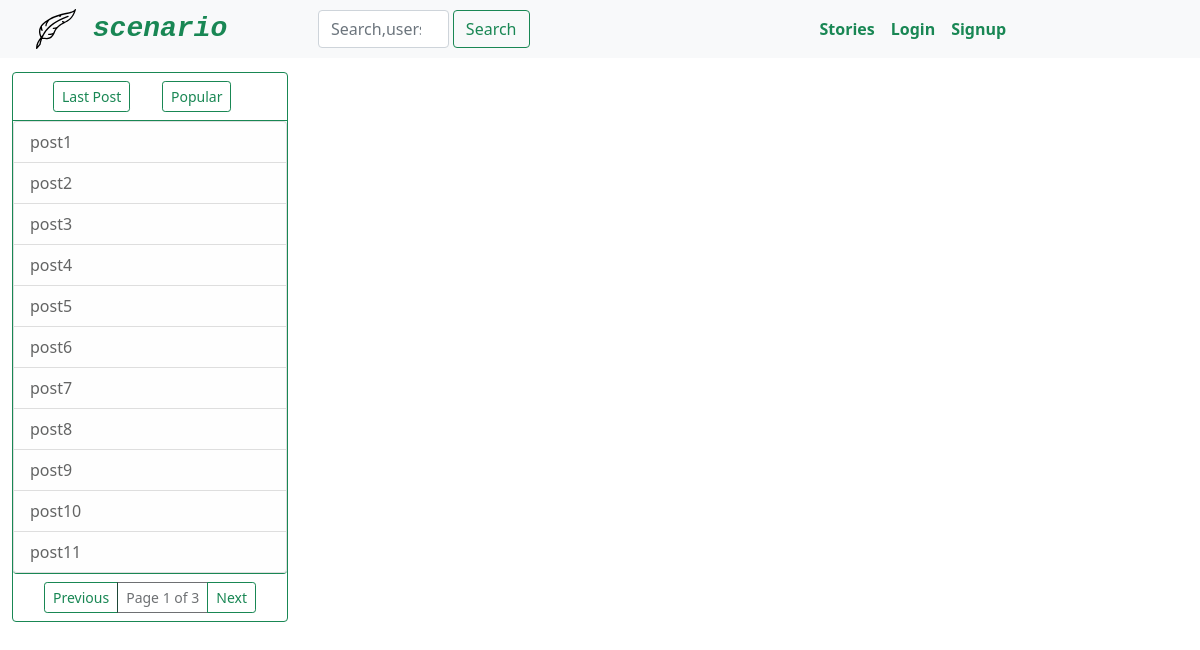
Page /mlposts/ on the committed database.
### story/models.py (models this page shows, shortened)
class Post(models.Model):
    STATUS_CHOICES = (
        ('draft', 'Draft'),
        ('published', 'Published')
    )
    title = models.CharField(max_length=200, unique=True)
    slug = models.SlugField(max_length=200, unique_for_date='publish',
                            allow_unicode=True)
    author = models.ForeignKey(User, on_delete=models.CASCADE,
                                related_name='author_posts')
    body = models.TextField(max_length=2000)
    publish = models.DateTimeField(default=timezone.now)
    created = models.DateTimeField(auto_now_add=True)
    updated = models.DateTimeField(auto_now=True)
    status = models.CharField(max_length=10, choices=STATUS_CHOICES,
                              default='published')
    objects = models.Manager()
    published = PublishedManager()
    liked = models.ManyToManyField(User, default=None, blank=True, related_name='liked')
    class Meta:
        ordering = ('-publish',)
    def get_absolute_url(self):
        return reverse('post_detail', args=[self.publish.year,
                                            self.publish.month,
                                            self.publish.day, self.slug])

### story/views.py (the view)
# urls.py: path('mlposts/', views.most_liked, name='mlposts'),
def most_liked(request):
    object_list = Post.published.annotate(like_count=Count('liked')).order_by('-like_count')
    paginator = Paginator(object_list, 11)
    page = request.GET.get('page')
    try:
        posts = paginator.page(page)
    except PageNotAnInteger:
        posts = paginator.page(1)
    except EmptyPage:
        posts = paginator.page(paginator.num_pages)
    context = {
        'page': page,
        'posts': posts
    }
    return render(request, 'story/most_liked.html', context)

### story/models.py (called while the page is built)
    def get_queryset(self):
        return super().get_queryset().filter(status='published')

### story/templates/story/most_liked.html (shortened to what this page needs)
{% extends 'base.html' %}
{% block left %}
<div class="card border-success mb-3" style="max-width: 18rem;">
  <div class="card-header bg-transparent border-success text-success">
    <div class="container">
      <div class="row">
        <div class="col">
          <a href="{% url 'index' %}" class="btn btn-outline-success btn-sm" aria-current="page">Last Post</a>
        </div>
        <div class="col">
          <a href="{% url 'mlposts' %}" class="btn btn-outline-success btn-sm" aria-current="page">Popular</a>
        </div>
      </div>
    </div>
  </div>
  <div class="list-group">
    {% for post in posts %}
    <a href="{{ post.get_absolute_url }}" class="list-group-item list-group-item-action list-group-item-light" aria-current="true">
    {{ post.title|truncatechars:35 }}
    </a>
    {% endfor %}
  </div>
  <div class="card-footer bg-transparent border-success">
    {% include 'pagination.html' with page=posts %}
  </div>
</div>
{% endblock %}

### rows in the picture
Post: title "post1"
Post: title "post2"
Post: title "post3"
Post: title "post4"
Post: title "post5"
Post: title "post6"
Post: title "post7"
Post: title "post8"
Post: title "post9"
Post: title "post10"
Post: title "post11"

### other values in the picture
{{ page.number }} "1"
{{ page.paginator.num_pages }} "3"
